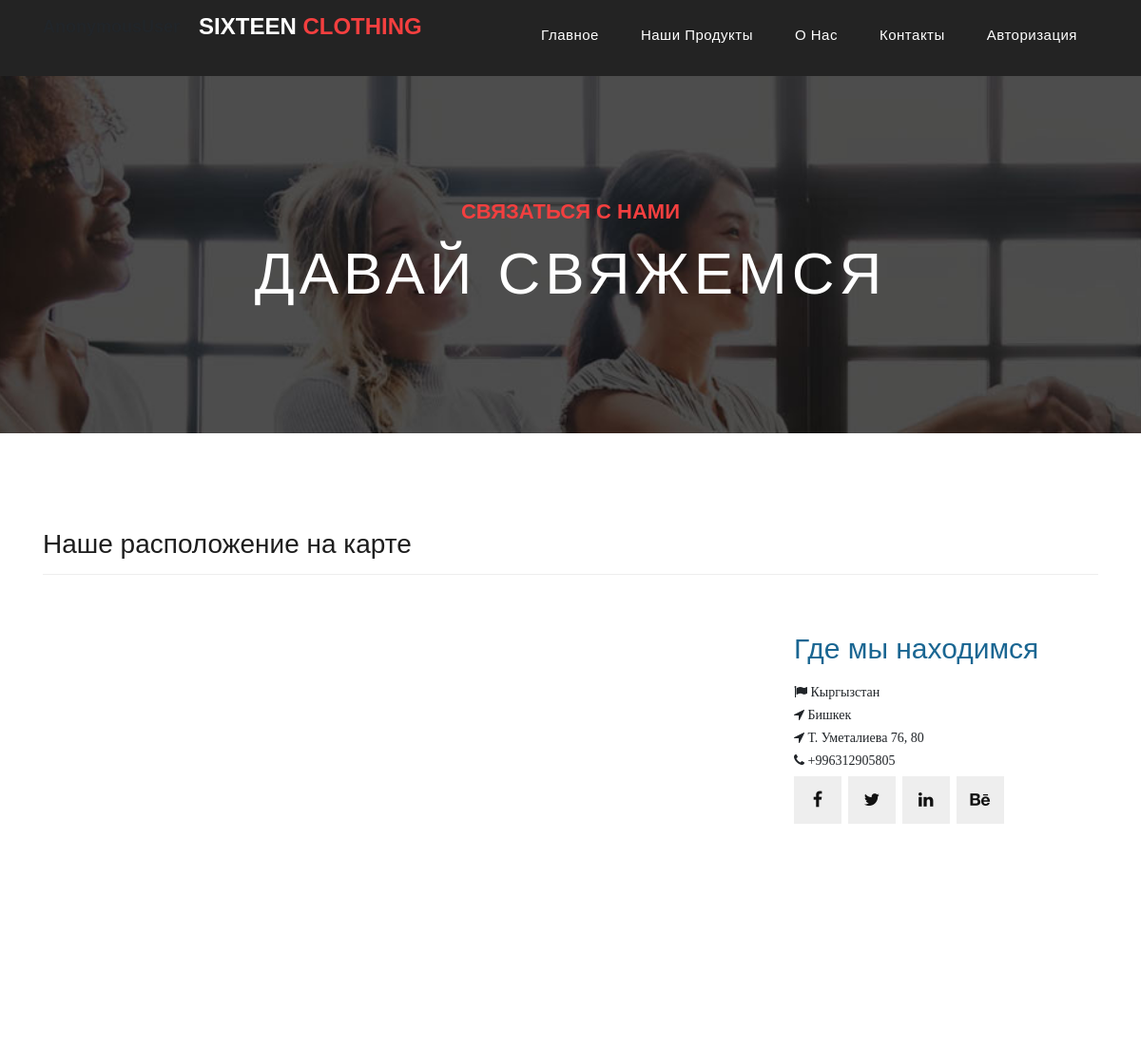
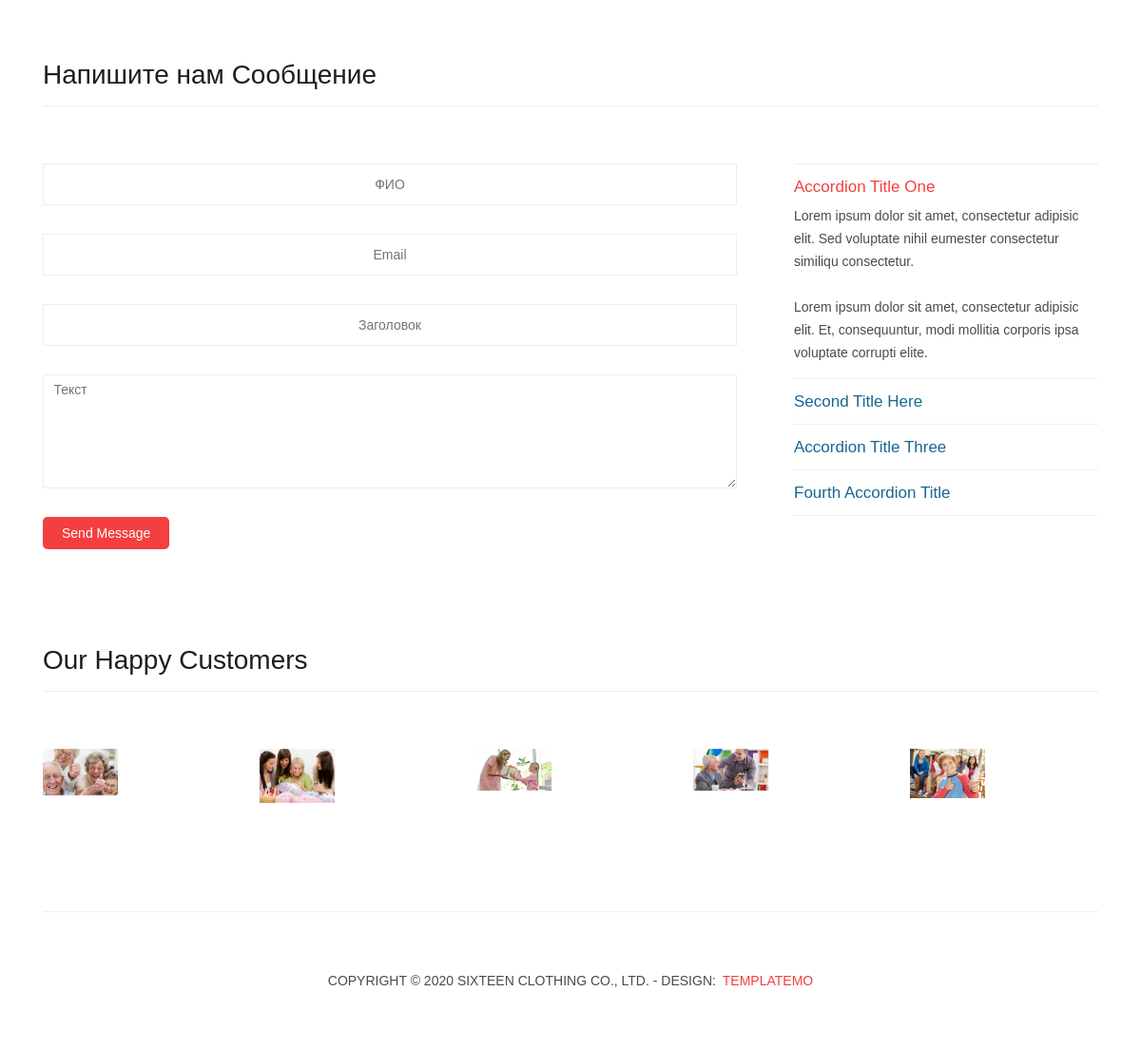
Page /contact/ on the committed database (2 pictures, top to bottom).
### main/models.py (models this page shows, shortened)
class Contact(models.Model):
    long_position = models.FloatField()
    lat_position = models.FloatField()
    country = models.CharField("Страна", max_length=30, null=True)
    city = models.CharField("Город", max_length=30, null=True)
    street = models.CharField("Улица", max_length=30, null=True)
    phone_number = models.CharField("Номер телефона", max_length=30, null=True)
    facebook = models.URLField("URl для facebook странице", null=True)
    twitter = models.URLField("URl для twitter странице", null=True)
    linkedin = models.URLField("URl для linkedin странице", null=True)
    behance = models.URLField("URl для behance странице", null=True)
    class Meta:
        verbose_name = "Адрес"
        verbose_name_plural = "Адреса"

### main/views.py (the view)
# urls.py: path("contact/", views.contact, name='contact'),
def contact(request):
    addresses = Contact.objects.all()
    contact = Contact.objects.all().first()
    if request.method == 'POST':
        form = MessageForm(request.POST)
        if form.is_valid():
            form.save()
            return redirect('contact')
    else:
        form = MessageForm()
    return render(request, 'main/contact.html', {
        'form': form,
        'contact': contact,
        'addresses': addresses
    })

### main/form.py
class MessageForm(forms.ModelForm):
    class Meta:
        model = Message
        fields = ("full_name", "email", "title", "text")
        widgets = {
            "full_name": TextInput(attrs={
                'class': 'form-control',
                'placeholder': 'ФИО'
            }),
            "email": EmailInput(attrs={
                'class': 'form-control',
                'placeholder': "Email"
            }),
            "title": TextInput(attrs={
                'class': 'form-control',
                'placeholder': 'Заголовок'
            }),
            "text": Textarea(attrs={
                'class': 'form-control',
                'placeholder': 'Текст'
            })
        }

### templates/main/contact.html (shortened to what this page needs)
{% extends 'base.html' %}
{% block content %}
{% load static %}
    <div class="page-heading contact-heading header-text">
      <div class="container">
        <div class="row">
          <div class="col-md-12">
            <div class="text-content">
              <h4>связаться с нами</h4>
              <h2>давай свяжемся</h2>
            </div>
          </div>
        </div>
      </div>
    </div>
    <div class="find-us">
      <div class="container">
        <div class="row">
          <div class="col-md-12">
            <div class="section-heading">
              <h2>Наше расположение на карте</h2>
            </div>
          </div>
          <div class="col-md-8">
              <div id="map" style="width:650px; height:400px"></div>
          </div>
          <div class="col-md-4">
            <div class="left-content" data-aos="fade-left" data-aos-duration="2000">
                {% for address in addresses %}
                  <h4 style="font-size: 30px">Где мы находимся</h4>
                     <i class="fa fa-flag" style="margin-bottom: 10px"> {{ address.country }}</i><br>
                     <i class="fa fa-location-arrow" style="margin-bottom: 10px"> {{ address.city }}</i><br>
                     <i class="fa fa-location-arrow" style="margin-bottom: 10px"> {{ address.street }}</i><br>
                     <i class="fa fa-phone" style="margin-bottom: 10px"> {{ address.phone_number }}</i>
                    <ul class="social-icons">
                        <li><a href="{{ address.facebook }}"><i class="fa fa-facebook"></i></a></li>
                        <li><a href="{{ address.twitter }}"><i class="fa fa-twitter"></i></a></li>
                        <li><a href="{{ address.linkedin }}"><i class="fa fa-linkedin"></i></a></li>
                        <li><a href="{{ address.behance }}"><i class="fa fa-behance"></i></a></li>
                    </ul>
                {% endfor %}
            </div>
          </div>
        </div>
      </div>
    </div>
    <div class="send-message">
      <div class="container">
        <div class="row">
          <div class="col-md-12">
            <div class="section-heading">
              <h2>Напишите нам Cообщение</h2>
            </div>
          </div>
          <div class="col-md-8">
            <div class="contact-form" data-aos="fade-right" data-aos-duration="2000">
              <form id="contact" action="" method="post">
                <div class="row">
                  <div class="col-lg-12 col-md-12 col-sm-12">
                    <fieldset>
                      {{ form.full_name }}
                    </fieldset>
                  </div>
                  <div class="col-lg-12 col-md-12 col-sm-12">
                    <fieldset>
                      {{ form.email }}
                    </fieldset>
                  </div>
                  <div class="col-lg-12 col-md-12 col-sm-12">
                    <fieldset>
                      {{ form.title }}
                    </fieldset>
                  </div>
                  <div class="col-lg-12">
                    <fieldset>
                      {{ form.text }}
                    </fieldset>
                  </div>
                  <div class="col-lg-12">
                    <fieldset>
                      <button type="submit" id="form-submit" class="filled-button">Send Message</button>
                    </fieldset>
                  </div>
                </div>
              </form>
            </div>
          </div>
          <div class="col-md-4">
            <ul class="accordion" data-aos="fade-left" data-aos-duration="5000">
              <li>
                  <a>Accordion Title One</a>
                  <div class="content">
                      <p>Lorem ipsum dolor sit amet, consectetur adipisic elit. Sed voluptate nihil eumester consectetur similiqu consectetur.<br><br>Lorem ipsum dolor sit amet, consectetur adipisic elit. Et, consequuntur, modi mollitia corporis ipsa voluptate corrupti elite.</p>
                  </div>
              </li>
              <li>
                  <a>Second Title Here</a>
              </li>
              <li>
                  <a>Accordion Title Three</a>
              </li>
              <li>
                  <a>Fourth Accordion Title</a>
              </li>
            </ul>
          </div>
        </div>
      </div>
    </div>
    <div class="happy-clients">
      <div class="container">
        <div class="row">
          <div class="col-md-12">
            <div class="section-heading">
              <h2>Our Happy Customers</h2>
            </div>
          </div>
          <div class="col-md-12">
            <div class="owl-clients owl-carousel">
              <div class="client-item">
                  <img src="{% static 'assets/images/client111.jpg' %}" alt="1">
                </div>
                <div class="client-item">
                  <img src="{% static 'assets/images/client222.jpg' %}" alt="2">
                </div>
                <div class="client-item">
                  <img src="{% static 'assets/images/client333.jpg' %}" alt="3">
                </div>
                <div class="client-item">
                  <img src="{% static 'assets/images/client444.jpg' %}" alt="5">
                </div>
                <div class="client-item">
                  <img src="{% static 'assets/images/client555.jpg' %}" alt="5">
                </div>
            </div>
          </div>
        </div>
      </div>
    </div>
{% endblock %}

### static/assets/css/templatemo-sixteen.css (style rules this page uses)
body { font-family: 'Poppins', sans-serif; overflow-x: hidden; text-rendering: optimizeLegibility; -webkit-font-smoothing: antialiased; -moz-osx-font-smoothing: grayscale; }
p { margin-bottom: 0px; font-size: 14px; font-weight: 300; color: #4a4a4a; line-height: 24px; }
a { text-decoration: none!important; }
ul { padding: 0; margin: 0; list-style: none; }
h1,h2,h3,h4,h5,h6 { margin: 0px; }
ul.social-icons li { display: inline-block; margin-right: 3px; }
ul.social-icons li:last-child { margin-right: 0px; }
ul.social-icons li a { width: 50px; height: 50px; display: inline-block; line-height: 50px; background-color: #eee; color: #121212; font-size: 18px; text-align: center; transition: all .3s; }
.section-heading { text-align: left; margin-bottom: 60px; border-bottom: 1px solid #eee; }
.section-heading h2 { font-size: 28px; font-weight: 400; color: #1e1e1e; margin-bottom: 15px; }
.contact-heading { background-image: url(../images/contact-heading.jpg); }
.page-heading { padding: 210px 0px 130px 0px; text-align: center; background-position: center center; background-repeat: no-repeat; background-size: cover; }
.page-heading .text-content h4 { color: #f33f3f; font-size: 22px; text-transform: uppercase; font-weight: 700; margin-bottom: 15px; }
.page-heading .text-content h2 { color: #fff; font-size: 62px; text-transform: uppercase; letter-spacing: 5px; }
.happy-clients { margin-top: 100px; margin-bottom: 40px; }
.happy-clients .client-item img { max-width: 40%; overflow: hidden; transition: all .3s; cursor: pointer; }
.find-us { margin-top: 100px; }
.find-us h4 { font-size: 17px; color: #1a6692; margin-bottom: 20px; }
.find-us .left-content { margin-left: 30px; }
.send-message { margin-top: 100px; }
.contact-form input { font-size: 14px; width: 100%; height: 44px; display: inline-block; line-height: 42px; border: 1px solid #eee; border-radius: 0px; margin-bottom: 30px; }
.contact-form textarea { font-size: 14px; width: 100%; min-width: 100%; min-height: 120px; height: 120px; max-height: 180px; border: 1px solid #eee; border-radius: 0px; margin-bottom: 30px; }
.contact-form button.filled-button { background-color: #f33f3f; color: #fff; font-size: 14px; text-transform: capitalize; font-weight: 300; padding: 10px 20px; border-radius: 5px; display: inline-block; transition: all 0.3s; border: none; outline: none; cursor: pointer; }
.accordion { margin-left: 30px; }
.accordion a { cursor: pointer; font-size: 17px; color: #1a6692!important; margin-bottom: 20px; transition: all .3s; }
.accordion a.active { color: #f33f3f!important; }
.accordion li .content { display: none; margin-top: 10px; }
.accordion li:first-child { border-top: 1px solid #eee; }
.accordion li { border-bottom: 1px solid #eee; padding: 15px 0px; }

### static/assets/css/comment.css (style rules this page uses)
*, *::before, *::after { padding: 0; margin: 0; border: 0; box-sizing: border-box; }
a { text-decoration: none; }
ul, ol, li { list-style: none; }
img { vertical-align: top; }
h1, h2, h3, h4, h5, h6 { font-weight: inherit; font-size: inherit; }
html, body { height: 100%; line-height: 1; font-size: 14px; font-family: Arial, "Helvetica Neue", Helvetica, sans-serif; }
.content { position: relative; z-index: 5; background-color: #fff; }
input { height: 34px; width: 100px; text-align: center; font-size: 26px; border: 1px solid #ddd; border-radius: 4px; display: inline-block; vertical-align: middle; }

### rows in the picture
Contact: country "Кыргызстан", city "Бишкек", street "Т. Уметалиева 76, 80", phone_number "+996312905805"
